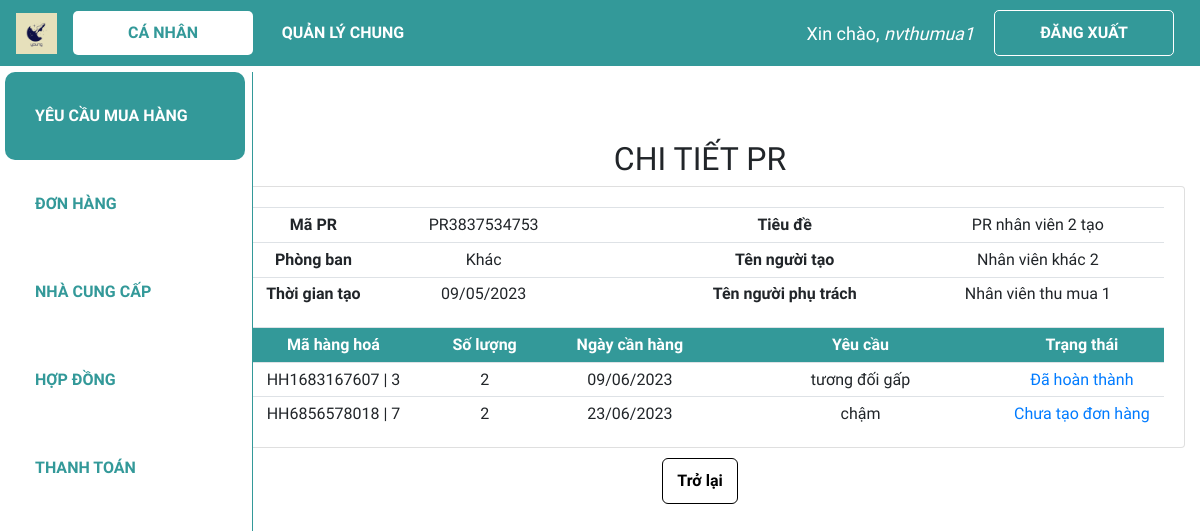
Page /ca_nhan/xem_pr/PR3837534753 (signed in) on the committed database.
### web_core/models.py (models this page shows, shortened)
class PR(models.Model):
    danh_muc_trang_thai = (
        ('Chờ phân công', 'Chờ phân công'),
        ('Đang thực hiện', 'Đang thực hiện'),
        ('Đã hoàn thành', 'Đã hoàn thành'),
    )
    ma_PR = ShortUUIDField(
        verbose_name='Mã PR',
        length=10,
        max_length=12,
        prefix="PR",
        alphabet="0123456789",
        primary_key=True
    )
    ma_nhan_vien_tao = models.ForeignKey(NHANVIEN, on_delete = models.CASCADE, verbose_name = 'Mã nhân viên tạo', related_name = 'nv_tao_PR', blank = True, null = True)
    ma_nhan_vien_phu_trach = models.ForeignKey(NHANVIEN, on_delete = models.SET_NULL, verbose_name = 'Mã nhân viên phụ trách',  related_name = 'nv_phutrach_PR', blank = True, null = True)
    ngay_tao = models.DateTimeField('Ngày tạo', default = datetime.now)
    ngay_cap_nhat = models.DateField('Ngày cập nhật', default = datetime.now)
    ten_PR = models.CharField('Tên PR', max_length = 300)
    trang_thai = models.CharField('Trạng thái PR', max_length = 100, choices=danh_muc_trang_thai, default='Chờ phân công', null=True)

class NHANVIEN(models.Model):
    danh_muc_phong_ban = (
        ('Thu mua', 'Thu mua'),
        ('Kho', 'Kho'),
        ('Kế toán', 'Kế toán'),
        ('Khác', 'Khác')
    )
    danh_muc_chuc_vu = (
        ('Quản lí', 'Quản lí'),
        ('Nhân viên', 'Nhân viên'),
    )
    user = models.OneToOneField(User, null=True, blank=True, on_delete=models.CASCADE)
    ma_NV = ShortUUIDField(
        verbose_name='Mã nhân viên',
        length=10,
        max_length=12,
        prefix="NV",
        alphabet="0123456789",
        primary_key=True
    )
    ho_ten = models.CharField('Họ tên', max_length = 100, null=True)
    phong_ban = models.CharField('Phòng ban', max_length = 50, choices=danh_muc_phong_ban, null=True)
    chuc_vu = models.CharField('Chức vụ', max_length = 50, choices=danh_muc_chuc_vu, null=True)

class PR_HH(models.Model):
    danh_muc_trang_thai = (
        ('Chờ phân công', 'Chờ phân công'),
        ('Đang thực hiện', 'Đang thực hiện'),
        ('Đã hoàn thành', 'Đã hoàn thành'),
    )
    ma_PR = models.ForeignKey(PR, on_delete = models.CASCADE, verbose_name = 'Mã PR', blank = True, null = True)
    ma_hang_hoa = models.ForeignKey(HANGHOA, on_delete=models.SET_NULL, verbose_name = 'Mã hàng hoá', null = True)
    so_luong = models.IntegerField('Số lượng', validators = [MinValueValidator(0)], default = 0)
    ngay_can_hang = models.DateField('Ngày cần hàng', editable = True, blank = True, null = True)
    ngay_cap_nhat = models.DateField('Ngày cập nhật', default = datetime.now)
    yeu_cau = models.CharField('Yêu cầu', max_length = 300, blank = True, null = True)
    trang_thai = models.CharField('Trạng thái PR', max_length = 100, choices=danh_muc_trang_thai, default='Chờ phân công', null=True)

class HANGHOA(models.Model):
    ma_HH = ShortUUIDField(
        verbose_name='Mã hàng hoá',
        length=10,
        max_length=12,
        prefix="HH",
        alphabet="0123456789",
        primary_key=True
    )
    ten_hang_hoa = models.CharField('Tên hàng hoá', max_length = 100, null=True)
    so_luong_ton = models.IntegerField('Số lượng tồn', validators = [MinValueValidator(0)], default = 0)
    def __str__(self):
        line = str(self.ma_HH) + ' | ' + self.ten_hang_hoa
        return line

### web_core/decorators.py (the view)
    def wrapper_function(request, *args, **kwargs):
        group = None
        if request.user.groups.exists():
            group = request.user.groups.all()[0].name
        if group == 'quanly':
            return redirect('quanli_dspr')
        else:
            print(group)
            return view_func(request, *args, **kwargs)

### web_core/templatetags/index.py (called while the page is built)
@register.filter
def first_group_name(user):
    groups = user.groups.all()
    if groups:
        return groups[0].name
    return ''

### web_core/views.py (called while the page is built)
@non_admin_only
@login_required(login_url='login')
def view_pr_canhan(request, ma_PR):
    if ma_PR is None:
        return redirect('/dspr_canhan')
    pr = PR.objects.get(ma_PR=ma_PR)
    pr_hhs = PR_HH.objects.filter(ma_PR = ma_PR)
    po = []
    for pr_hh in pr_hhs:
        ma_PO = PO.objects.filter(ma_PR = ma_PR, ma_hang_hoa = pr_hh.ma_hang_hoa).values('ma_PO')
        if not ma_PO:
            po.append(None)
        else:
            po.append(ma_PO[0]['ma_PO'])
    pr_hh_po = zip(pr_hhs, po)
    context = {'pr':pr, 'pr_hh_po':pr_hh_po}
    return render(request,'web_core/view_pr_canhan.html', context)

### web_core/templates/web_core/view_pr_canhan.html (shortened to what this page needs)
{% extends 'web_core/main.html' %}
{% block content %}
<h2 class="table-title" style>CHI TIẾT PR</h2>
<div class="card card-body">
    <table class="table table-sm pr-canhan">
        <tr>
            <th class="mid-content">Mã PR</th>
            <td class="mid-content">{{pr.ma_PR}}</td>
            <th class="small-content"></th>
            <th class="large-content">Tiêu đề</th>
            <td class="large-content">{{pr.ten_PR}}</td>
        </tr>
        <tr>
            <th class="mid-content">Phòng ban</th>
            <td class="mid-content">{{pr.ma_nhan_vien_tao.phong_ban}}</td>
            <th class="small-content"></th>
            <th class="mid-content">Tên người tạo</th>
            <td class="mid-content">{{pr.ma_nhan_vien_tao.ho_ten}}</td>
        </tr>
        <tr>
            <th class="mid-content">Thời gian tạo</th>
            <td class="mid-content">{{pr.ngay_tao|date:"d/m/Y"}}</td>
            <th class="small-content"></th>
            <th class="mid-content">Tên người phụ trách</th>
            <td class="mid-content">{{pr.ma_nhan_vien_phu_trach.ho_ten}}</td>
        </tr>
    </table>
    <table class="table table-sm pr_hh">
        <tr class="table-head">
            <th class="mid-content">Mã hàng hoá</th>
            <th class="small-content">Số lượng</th>
            <th class="mid-content">Ngày cần hàng</th>
            <th class="large-content">Yêu cầu</th>
            <th class="mid-content">Trạng thái</th>
        </tr>
        {% for line, ma_PO in pr_hh_po %}
        <tr>
            <td class="mid-content">{{line.ma_hang_hoa}}</td>
            <td class="small-content">{{line.so_luong}}</td>
            <td class="mid-content">{{line.ngay_can_hang|date:"d/m/Y"}}</td>
            <td class="large-content">{{line.yeu_cau}}</td>
            {% load index %}
            {% if request.user|first_group_name != 'thumua' %}
            <td class="mid-content">
                {% if line.trang_thai == 'Chờ phân công' %}
                <a  href="{% url 'canhan_sua_pr' pr.ma_PR line.ma_hang_hoa.ma_HH %}">
                    {{line.trang_thai}}
                </a>
                {% elif ma_PO %}
                <a  href="{% url 'canhan_xem_po' ma_PO %}">
                    {{line.trang_thai}}
                </a>
                {% else %}
                {{line.trang_thai}}
                {% endif %}
            </td>
            {% else %}
            <td class="mid-content">
                {% if not ma_PO %}
                <a  href="{% url 'canhan_them_po' pr.ma_PR line.ma_hang_hoa.ma_HH %}">
                    Chưa tạo đơn hàng
                </a>
                {% else %}
                <a  href="{% url 'canhan_xem_po' ma_PO %}">
                    {{line.trang_thai}}
                </a>
                {% endif %}
            </td>
            {% endif %}
        </tr>
        {% endfor %}
    </table>
</div>
<div class="form-btn">
    <a class='btn back-btn' href="{% url 'canhan_dspr' %}">Trở lại</a>
</div>
{% endblock %}

### web_core/templates/web_core/navbar.html (shortened to what this page needs)
{% load static %}
<nav class="navbar navbar-expand-lg my-navbar fixed-top">
    <a href="{% url 'home' %}">
        <img class="navbar-brand" alt="logo-brand" src="{% static 'images/favicon.png' %}" height="50"
            style="padding-bottom: 4px" />
    </a>
    <div class="collapse navbar-collapse" id="navbarNav">
        {% with request.resolver_match.url_name as url_name %}
        <div class="navbar-nav">
            {% load index %}
            {% if request.user|first_group_name != 'quanly' and request.user|first_group_name != 'ketoan' %}
                <a class="nav-item nav-link my-nav-item {% if 'canhan' in url_name %}my-nav-active{% endif %} nav-canhan"
                href="{% url 'canhan_dspr' %}">Cá nhân</a>
            {% endif %}
            <a class="nav-item nav-link my-nav-item {% if 'quanli' in url_name %}my-nav-active{% endif %} nav-quanly"
                href="{% url 'quanli_dspr' %}">Quản lý chung</a>
        </div>
        {% endwith %}
    </div>
    {% with request.resolver_match.url_name as url_name %}
    {% if request.user.is_authenticated %}
    <span class="hello-msg">Xin chào, <span> {{request.user}} </span></span>
    <a class="nav-item nav-link my-nav-item my-btn" href="{% url 'logout' %}">Đăng xuất</a>
    {% else %}
    <a class="nav-item nav-link my-nav-item my-btn {% if url_name == 'login' %}my-nav-active{% endif %}"
        href="{% url 'login' %}">Đăng nhập</a>
    {% endif %}
    {% endwith %}
</nav>

### web_core/static/css/main.css (style rules this page uses)
* { font-family: 'Baloo 2', cursive; }
html, body { margin: 0; padding: 0; height: 100%; overflow-x: hidden; }

### web_core/templates/web_core/navbar.html (style rules this page uses)
.my-navbar.fixed-top { position: fixed; color: #fff; background-color: #399; z-index: 10; }
.my-nav-item { color: #fff; font-weight: bold; padding: 9.6px 16px !important; text-transform: uppercase; border-radius: 5px; width: 180px; text-align: center; }
.my-nav-active, .my-nav-active:hover { color: #399; background-color: #fff; }
.my-btn { border: 1px solid #fff; margin-right: 10px; }
.hello-msg { font-size: 18px; color: #fff; margin-right: 20px; }
.hello-msg>span { font-style: italic; }

### web_core/templates/web_core/view_pr_canhan.html (style rules this page uses)
.card-body { padding-bottom: 0px; }
.table-title { text-align: center; }
.table th, .table td { vertical-align: middle; text-align: center; }
.small-content { width: 150px; }
.mid-content { width: 250px; }
.large-content { width: 450px; }
.table-head { color: #ffff; background-color: #399; }
.btn.back-btn { font-weight: bold; background-color: white; border-color: black; border-radius: 6px; border-width: 1px; color: black; padding: 10px 14px; margin: auto; right: 0; }
.form-btn { padding-top: 1%; display: flex; justify-content: center; }

### rows in the picture
PR: ma_PR "PR3837534753", ten_PR "PR nhân viên 2 tạo", ma_nhan_vien_tao.phong_ban "Khác", ma_nhan_vien_tao.ho_ten "Nhân viên khác 2", ngay_tao "09/05/2023", ma_nhan_vien_phu_trach.ho_ten "Nhân viên thu mua 1"
PR_HH: ma_hang_hoa "HH1683167607 | 3", so_luong "2", ngay_can_hang "09/06/2023", yeu_cau "tương đối gấp", trang_thai "Đã hoàn thành"
PR_HH: ma_hang_hoa "HH6856578018 | 7", so_luong "2", ngay_can_hang "23/06/2023", yeu_cau "chậm", shows "Chưa tạo đơn hàng"

### other values in the picture
{{ request.user }} "nvthumua1"
